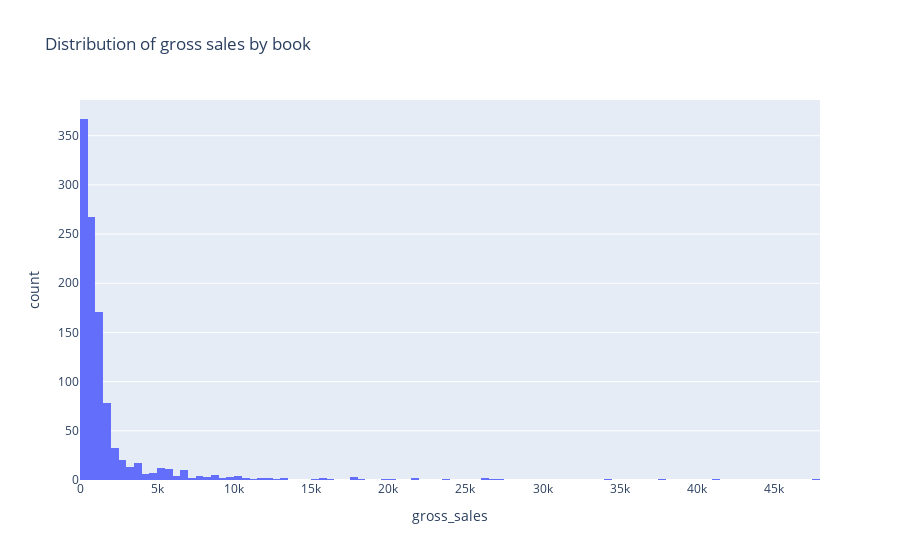

Notebook cell for this chart:
### Markdown cell above
Below is a histogram showing the distribution of gross sales.

### Code cell
gross_sales = df['gross_sales']
px.histogram(gross_sales,x='gross_sales',nbins=100,title='Distribution of gross sales by book')

### Figure 1 — Plotly figure (JSON) as saved in the notebook; plotly's stock layout.template omitted (floating-point values rounded to 4 significant figures; data arrays with more than 128 entries replaced by an {"elided": "..."} marker saying what was removed)
{"data": [{"alignmentgroup": "True", "bingroup": "x", "hovertemplate": "gross_sales=%{x}<br>count=%{y}<extra></extra>", "legendgroup": "", "marker": {"color": "#636efa", "pattern": {"shape": ""}}, "name": "", "nbinsx": 100, "offsetgroup": "", "orientation": "v", "showlegend": false, "type": "histogram", "x": {"elided": "1070 float values"}, "xaxis": "x", "yaxis": "y"}], "layout": {"barmode": "relative", "legend": {"tracegroupgap": 0}, "title": {"text": "Distribution of gross sales by book"}, "xaxis": {"anchor": "y", "domain": [0, 1], "title": {"text": "gross_sales"}}, "yaxis": {"anchor": "x", "domain": [0, 1], "title": {"text": "count"}}}}
